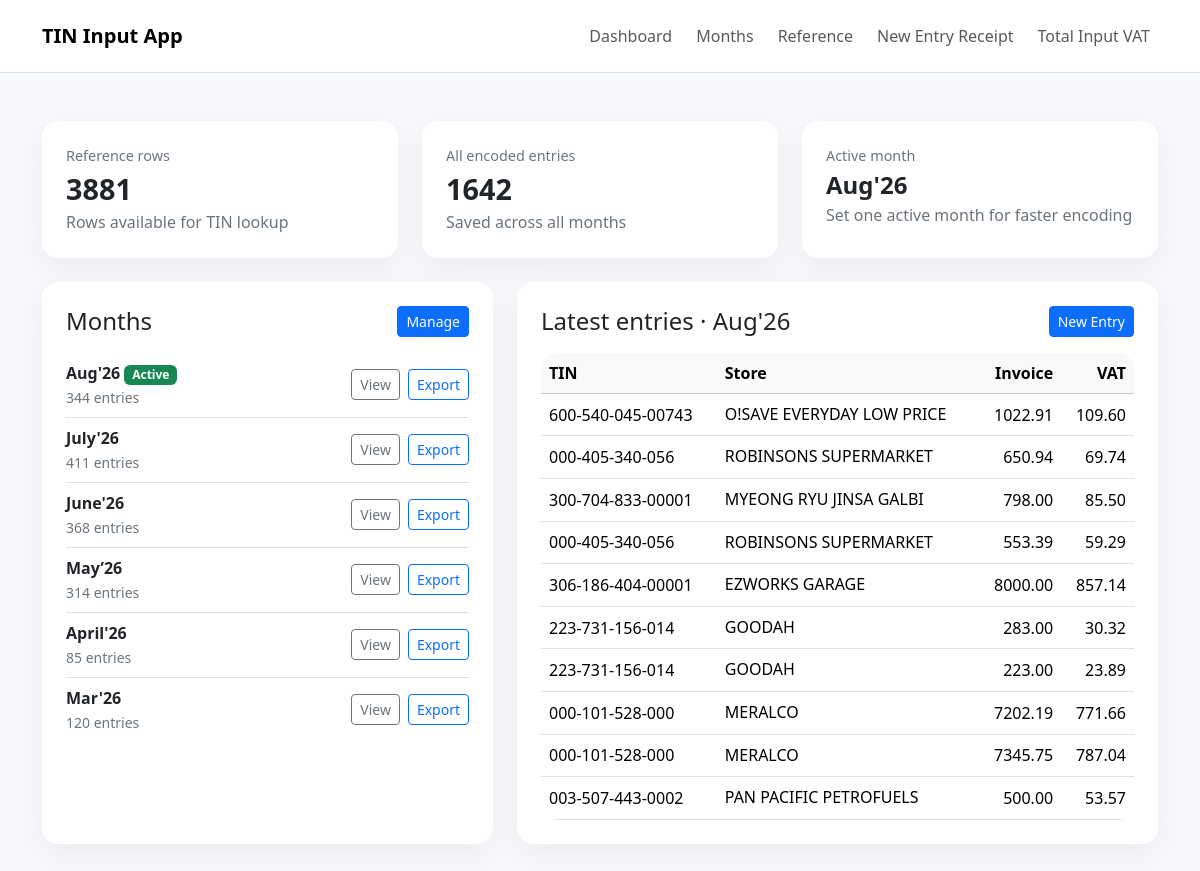
The page / on the database its author committed.
### app.py (models this page shows)
class Period(db.Model):
    id = db.Column(db.Integer, primary_key=True)
    name = db.Column(db.String(32), nullable=False, unique=True)
    is_active = db.Column(db.Boolean, nullable=False, default=False)
    created_at = db.Column(db.DateTime, nullable=False, default=datetime.utcnow)

class Entry(db.Model):
    id = db.Column(db.Integer, primary_key=True)
    period_id = db.Column(db.Integer, db.ForeignKey("period.id"), nullable=False, index=True)
    category = db.Column(db.String(64), nullable=True)
    store = db.Column(db.String(255), nullable=True)
    address = db.Column(db.String(255), nullable=True)
    actual_tin_number = db.Column(db.String(64), nullable=False)
    tin_number_on_input_tax = db.Column(db.String(64), nullable=True)
    invoice_value = db.Column(db.Numeric(12, 2), nullable=False, default=0)
    vat_12 = db.Column(db.Numeric(12, 2), nullable=False, default=0)
    cost_wo_vat = db.Column(db.Numeric(12, 2), nullable=False, default=0)
    created_at = db.Column(db.DateTime, nullable=False, default=datetime.utcnow)
    updated_at = db.Column(db.DateTime, nullable=False, default=datetime.utcnow, onupdate=datetime.utcnow)
    period = db.relationship("Period", backref=db.backref("entries", lazy=True, cascade="all, delete-orphan"))

### app.py (the view)
@app.route("/")
def index():
    active_period = Period.query.filter_by(is_active=True).order_by(Period.created_at.desc()).first()
    periods = Period.query.order_by(Period.created_at.desc()).all()
    period_counts = {
        pid: count
        for pid, count in db.session.query(Entry.period_id, func.count(Entry.id)).group_by(Entry.period_id).all()
    }
    reference_count = db.session.query(func.count(ReferenceEntry.id)).scalar() or 0
    entry_count = db.session.query(func.count(Entry.id)).scalar() or 0
    latest_entries = []
    if active_period:
        latest_entries = (
            Entry.query.filter_by(period_id=active_period.id)
            .order_by(Entry.created_at.desc())
            .limit(10)
            .all()
        )
    return render_template(
        "index.html",
        active_period=active_period,
        periods=periods,
        period_counts=period_counts,
        reference_count=reference_count,
        entry_count=entry_count,
        latest_entries=latest_entries,
    )

### app.py (called while the page is built)
@app.context_processor
def inject_globals():
    active_period = Period.query.filter_by(is_active=True).order_by(Period.created_at.desc()).first()
    return {"active_period": active_period}

### templates/index.html
{% extends 'base.html' %}
{% block content %}
<div class="row g-4 mb-4">
  <div class="col-md-4">
    <div class="card p-4 h-100">
      <div class="muted-label">Reference rows</div>
      <div class="stat-number">{{ reference_count }}</div>
      <div class="text-secondary">Rows available for TIN lookup</div>
    </div>
  </div>
  <div class="col-md-4">
    <div class="card p-4 h-100">
      <div class="muted-label">All encoded entries</div>
      <div class="stat-number">{{ entry_count }}</div>
      <div class="text-secondary">Saved across all months</div>
    </div>
  </div>
  <div class="col-md-4">
    <div class="card p-4 h-100">
      <div class="muted-label">Active month</div>
      <div class="stat-number fs-4">{{ active_period.name if active_period else 'None yet' }}</div>
      <div class="text-secondary">Set one active month for faster encoding</div>
    </div>
  </div>
</div>
<div class="row g-4">
  <div class="col-lg-5">
    <div class="card p-4 h-100">
      <div class="d-flex justify-content-between align-items-center mb-3">
        <h4 class="mb-0">Months</h4>
        <a class="btn btn-primary btn-sm" href="{{ url_for('manage_periods') }}">Manage</a>
      </div>
      {% if periods %}
        <div class="list-group list-group-flush">
          {% for period in periods %}
            <div class="list-group-item px-0 d-flex justify-content-between align-items-center bg-transparent">
              <div>
                <div class="fw-semibold">{{ period.name }} {% if period.is_active %}<span class="badge text-bg-success">Active</span>{% endif %}</div>
                <small class="text-secondary">{{ period_counts.get(period.id, 0) }} entries</small>
              </div>
              <div class="d-flex gap-2">
                <a class="btn btn-outline-secondary btn-sm" href="{{ url_for('list_entries', period_id=period.id) }}">View</a>
                <a class="btn btn-outline-primary btn-sm" href="{{ url_for('export_period', period_id=period.id) }}">Export</a>
              </div>
            </div>
          {% endfor %}
        </div>
      {% else %}
        <p class="text-secondary mb-0">Create your first month like <strong>Mar'26</strong>.</p>
      {% endif %}
    </div>
  </div>
  <div class="col-lg-7">
    <div class="card p-4 h-100">
      <div class="d-flex justify-content-between align-items-center mb-3">
        <h4 class="mb-0">Latest entries{% if active_period %} · {{ active_period.name }}{% endif %}</h4>
        <a class="btn btn-primary btn-sm" href="{{ url_for('new_entry') }}">New Entry</a>
      </div>
      {% if latest_entries %}
        <div class="table-responsive">
          <table class="table table-hover align-middle mb-0 entries-table">
            <thead class="table-light">
              <tr>
                <th>TIN</th>
                <th>Store</th>
                <th class="text-end">Invoice</th>
                <th class="text-end">VAT</th>
              </tr>
            </thead>
            <tbody>
              {% for entry in latest_entries %}
                <tr>
                  <td>{{ entry.actual_tin_number }}</td>
                  <td class="store-cell"><span class="nowrap-scroll">{{ entry.store or '-' }}</span></td>
                  <td class="text-end">{{ '%.2f'|format(entry.invoice_value) }}</td>
                  <td class="text-end">{{ '%.2f'|format(entry.vat_12) }}</td>
                </tr>
              {% endfor %}
            </tbody>
          </table>
        </div>
      {% else %}
        <p class="text-secondary mb-0">No entries yet for the active month.</p>
      {% endif %}
    </div>
  </div>
</div>
{% endblock %}

### templates/base.html (shortened to what this page needs)
<!doctype html>
<html lang="en">
<head>
  <link href="https://cdn.jsdelivr.net/npm/bootstrap@5.3.3/dist/css/bootstrap.min.css" rel="stylesheet">
</head>
<body>
<nav class="navbar navbar-expand-lg bg-white border-bottom mobile-sticky">
  <div class="container py-2">
    <a class="navbar-brand" href="{{ url_for('index') }}">TIN Input App</a>
    <div class="collapse navbar-collapse" id="nav">
      <ul class="navbar-nav ms-auto gap-lg-2">
        <li class="nav-item"><a class="nav-link" href="{{ url_for('index') }}">Dashboard</a></li>
        <li class="nav-item"><a class="nav-link" href="{{ url_for('manage_periods') }}">Months</a></li>
        <li class="nav-item"><a class="nav-link" href="{{ url_for('upload_reference') }}">Reference</a></li>
        <li class="nav-item"><a class="nav-link" href="{{ url_for('new_entry') }}">New Entry Receipt</a></li>
        <li class="nav-item"><a class="nav-link" href="{{ url_for('total_input_vat') }}">Total Input VAT</a></li>
      </ul>
    </div>
  </div>
</nav>
<div class="container py-4 py-lg-5">
  {% block content %}{% endblock %}
</div>
</body>
</html>

### templates/base.html (style rules this page uses)
body { background: #f6f8fb; }
.navbar-brand { font-weight: 700; }
.card { border: 0; border-radius: 1rem; box-shadow: 0 10px 30px rgba(0,0,0,.05); }
.table-responsive { border-radius: 1rem; overflow-x: auto; overflow-y: visible; -webkit-overflow-scrolling: touch; }
.muted-label { font-size: .9rem; color: #6c757d; }
.stat-number { font-size: 1.8rem; font-weight: 700; }
.mobile-sticky { position: sticky; top: 0; z-index: 1020; }
.nowrap-scroll, .value-scroll { display: block; max-width: 100%; white-space: nowrap; overflow-x: auto; overflow-y: hidden; scrollbar-width: thin; padding-bottom: .1rem; }

### rows shown on the page
Period: name "Aug'26", is_active "Active", get "344"
Period: name "July'26", get "411"
Period: name "June'26", get "368"
Period: name "May’26", get "314"
Period: name "April'26", get "85"
Period: name "Mar'26", get "120"
Entry: actual_tin_number "600-540-045-00743", store "O!SAVE EVERYDAY LOW PRICE", invoice_value "1022.91", vat_12 "109.60"
Entry: actual_tin_number "000-405-340-056", store "ROBINSONS SUPERMARKET", invoice_value "650.94", vat_12 "69.74"
Entry: actual_tin_number "300-704-833-00001", store "MYEONG RYU JINSA GALBI", invoice_value "798.00", vat_12 "85.50"
Entry: actual_tin_number "000-405-340-056", store "ROBINSONS SUPERMARKET", invoice_value "553.39", vat_12 "59.29"
Entry: actual_tin_number "306-186-404-00001", store "EZWORKS GARAGE", invoice_value "8000.00", vat_12 "857.14"
Entry: actual_tin_number "223-731-156-014", store "GOODAH", invoice_value "283.00", vat_12 "30.32"
Entry: actual_tin_number "223-731-156-014", store "GOODAH", invoice_value "223.00", vat_12 "23.89"
Entry: actual_tin_number "000-101-528-000", store "MERALCO", invoice_value "7202.19", vat_12 "771.66"
Entry: actual_tin_number "000-101-528-000", store "MERALCO", invoice_value "7345.75", vat_12 "787.04"
Entry: actual_tin_number "003-507-443-0002", store "PAN PACIFIC PETROFUELS", invoice_value "500.00", vat_12 "53.57"

### other values the page prints
{{ reference_count }} "3881"
{{ entry_count }} "1642"
